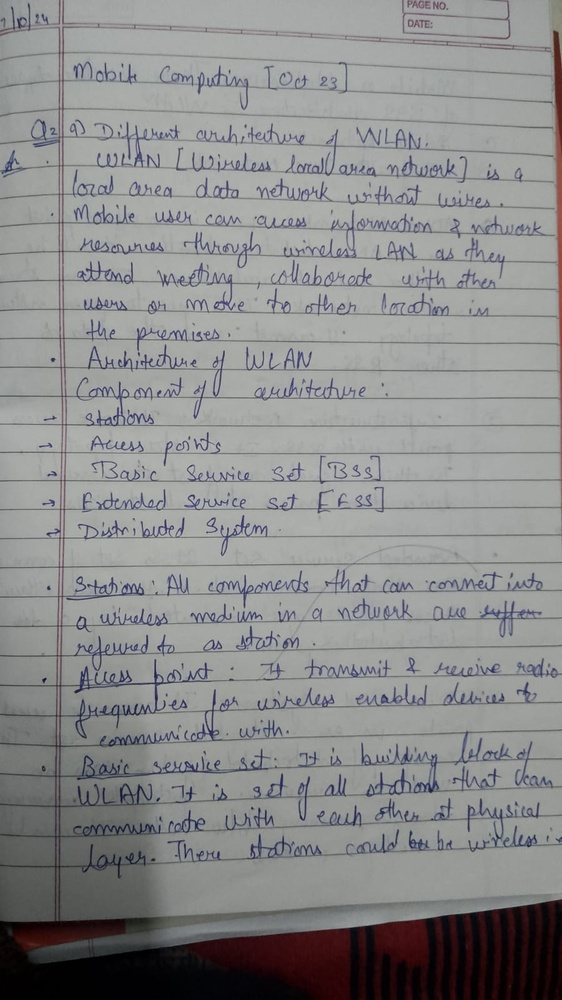
#> input picture cnn_images/WhatsApp_Image_2025-02-06_at_00.19.21_9baa684f.jpg, 562 x 1000 px, shrunk from 900 x 1600 before the run
$ python -i utils.py   (imports and definitions only)
#> lines starting #> are read from the running program, lines starting #| are printed output that depends on the picture; after the words box and inside, x2 and y2 are one past the last pixel; in counts of white or black regions, pixels touching at a corner belong together
#> further down, picture is the input picture: shape (1000, 562, 3); mean B, G, R 140.7, 140.5, 140.1
import numpy as np
import cv2
import pytesseract
from PIL import Image
import os
from django.conf import settings
import logging

# Set up logging
# [1 line not run here, left out]
logger = logging.getLogger(__name__)

# [32 lines left out: function preprocess_image_for_handwriting, not called in this run]

def improve_image_for_ocr(image):
    """
    Apply multiple image processing techniques to enhance handwritten text recognition
    """
    try:
        # Make a copy
        img = image.copy()

        # Convert to grayscale if needed
        if len(img.shape) == 3:
            gray = cv2.cvtColor(img, cv2.COLOR_BGR2GRAY)
        else:
            gray = img

        # Apply a range of processing techniques
        techniques = []

        # Technique 1: Basic thresholding
        _, thresh1 = cv2.threshold(gray, 127, 255, cv2.THRESH_BINARY)
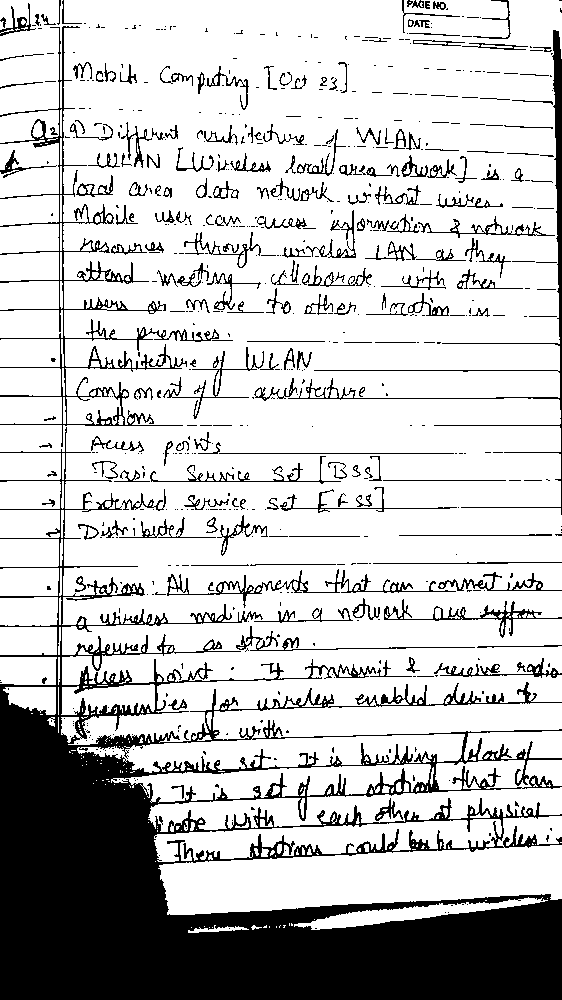
#> thresh1: shape (1000, 562); 76.8% white; 650 black regions (442 under 20 px), largest, box (x1, y1, x2, y2) and area: (0, 427, 562, 1000) 96061, (0, 26, 219, 447) 5415, (288, 30, 562, 515) 3157
        techniques.append(("binary_threshold", thresh1))

        # Technique 2: Otsu's thresholding
        _, thresh2 = cv2.threshold(gray, 0, 255, cv2.THRESH_BINARY + cv2.THRESH_OTSU)
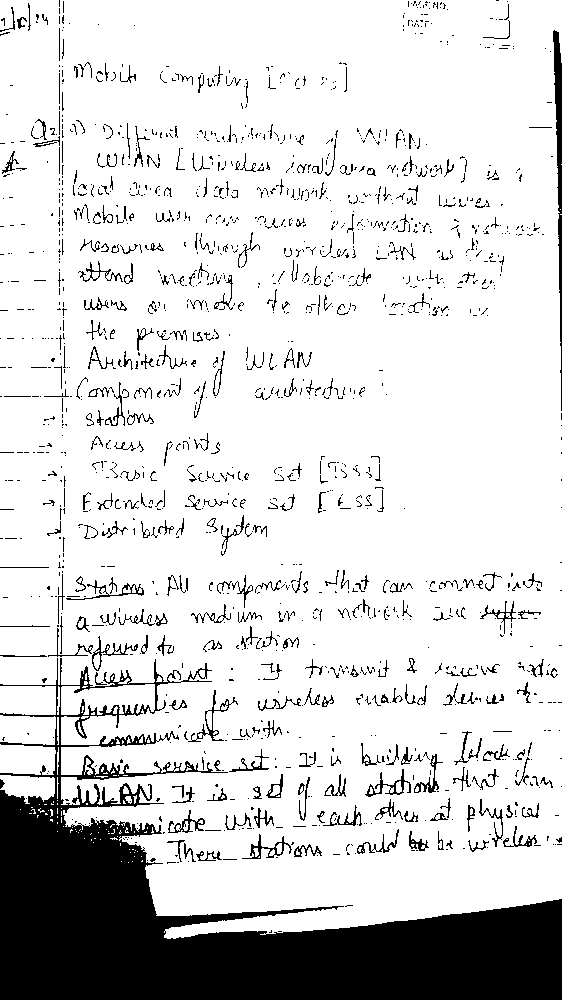
#> thresh2: shape (1000, 562); 84.1% white; 1534 black regions (1225 under 20 px), largest, box (x1, y1, x2, y2) and area: (0, 658, 562, 1000) 65059, (553, 30, 562, 411) 1451, (188, 690, 238, 742) 313
        techniques.append(("otsu_threshold", thresh2))

        # Technique 3: Adaptive thresholding
        thresh3 = cv2.adaptiveThreshold(gray, 255, cv2.ADAPTIVE_THRESH_GAUSSIAN_C,
                                      cv2.THRESH_BINARY, 11, 2)
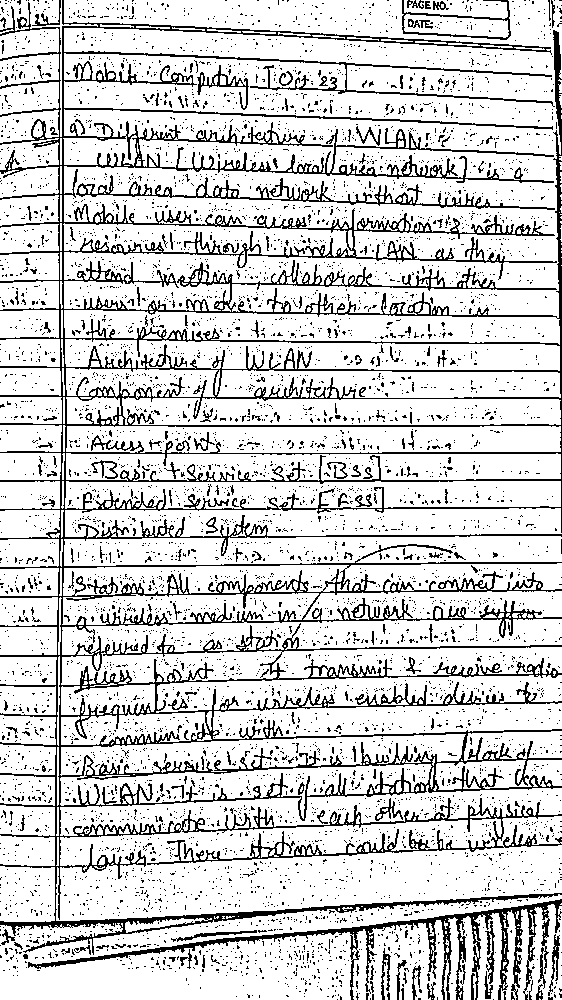
#> thresh3: shape (1000, 562); 82.3% white; black in thin lines or dots
        techniques.append(("adaptive_threshold", thresh3))

        # Technique 4: CLAHE + Otsu
        clahe = cv2.createCLAHE(clipLimit=2.0, tileGridSize=(8, 8))
        enhanced = clahe.apply(gray)
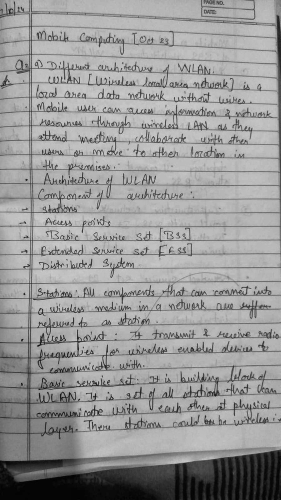
#> enhanced: shape (1000, 562) (shown at 1/2 size); min 1, max 217, mean 153
        _, thresh4 = cv2.threshold(enhanced, 0, 255, cv2.THRESH_BINARY + cv2.THRESH_OTSU)
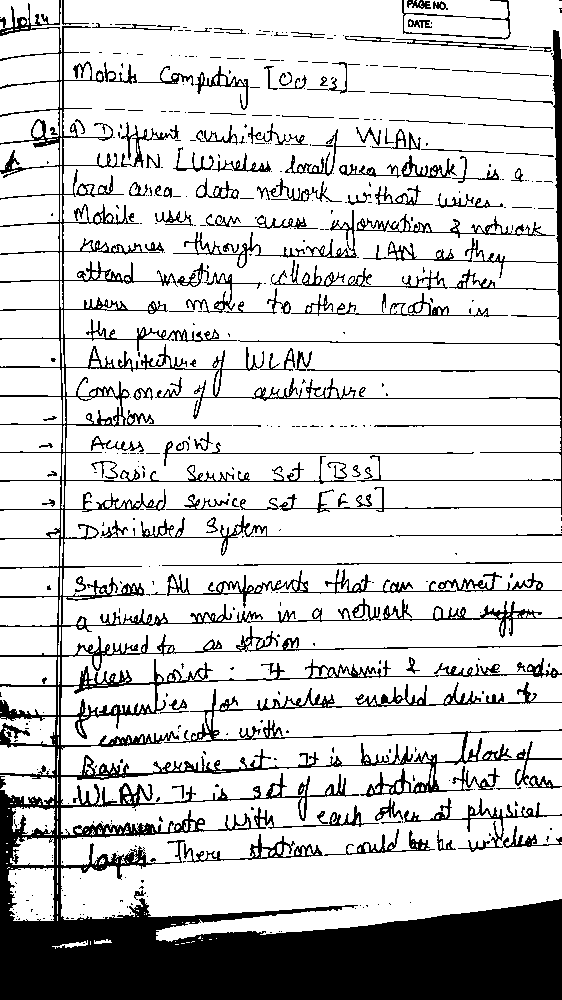
#> thresh4: shape (1000, 562); 80.3% white; 496 black regions (358 under 20 px), largest, box (x1, y1, x2, y2) and area: (0, 0, 562, 1000) 83348, (167, 569, 456, 608) 1383, (404, 798, 562, 852) 1005
        techniques.append(("clahe_otsu", thresh4))

        # Technique 5: Bilateral filtering + thresholding
        bilateral = cv2.bilateralFilter(gray, 9, 75, 75)
        _, thresh5 = cv2.threshold(bilateral, 0, 255, cv2.THRESH_BINARY + cv2.THRESH_OTSU)
#> thresh5: shape (1000, 562); 90.1% white; 66 black regions (50 under 20 px), largest, box (x1, y1, x2, y2) and area: (0, 785, 562, 1000) 53335, (554, 32, 562, 150) 661, (77, 765, 119, 780) 258
        techniques.append(("bilateral_otsu", thresh5))

        # Technique 6: Dilation + erosion (morphological operations)
        kernel = np.ones((2, 2), np.uint8)
        dilated = cv2.dilate(thresh2, kernel, iterations=1)
#> dilated: shape (1000, 562); 88.3% white; 1282 black regions (1251 under 20 px), largest, box (x1, y1, x2, y2) and area: (0, 708, 562, 1000) 60072, (554, 32, 562, 214) 818, (559, 216, 562, 342) 217
        eroded = cv2.erode(dilated, kernel, iterations=1)
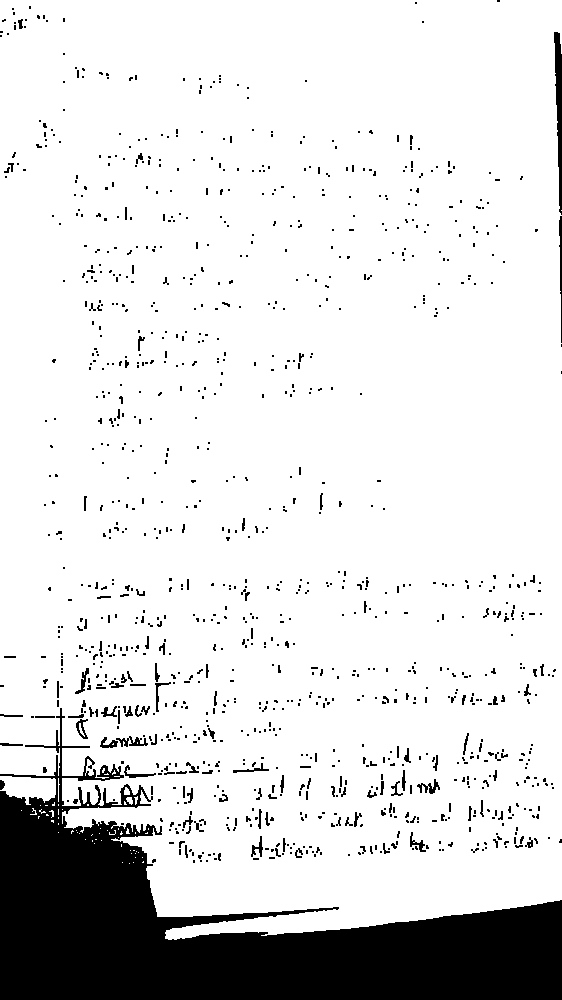
#> eroded: shape (1000, 562); 86.8% white; 1109 black regions (982 under 20 px), largest, box (x1, y1, x2, y2) and area: (0, 708, 562, 1000) 61852, (554, 32, 562, 215) 868, (559, 216, 562, 343) 222
        techniques.append(("morph_operations", eroded))

        return techniques
    except Exception as e:
        logger.error(f"Error in improve_image_for_ocr: {str(e)}")
        raise

# [89 lines left out: functions process_with_multiple_psm, extract_text_handwriting, not called in this run]

>>> import cv2
>>> picture = cv2.imread('../cnn_images/WhatsApp_Image_2025-02-06_at_00.19.21_9baa684f.jpg')
>>> result = improve_image_for_ocr(picture)
#> result = 6 items

$ run again, on cnn_images/WhatsApp_Image_2025-06-12_at_18.13.49_bd5db386.jpg
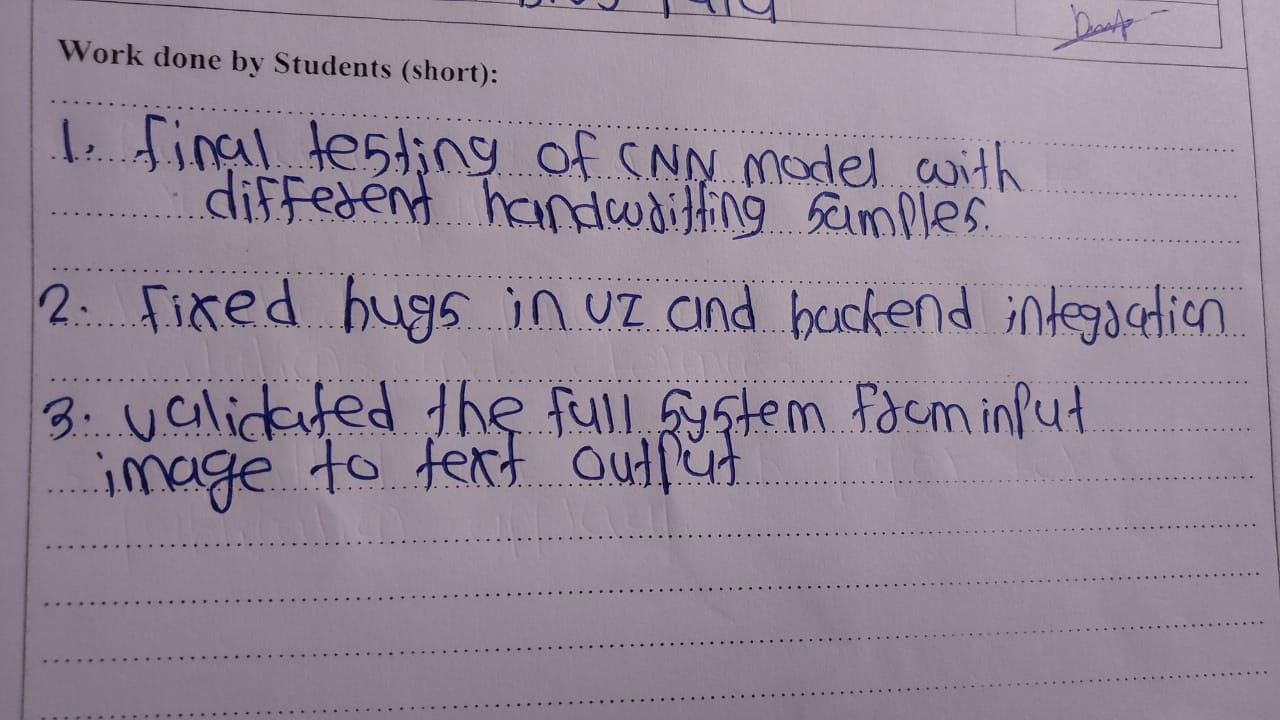
#> input picture cnn_images/WhatsApp_Image_2025-06-12_at_18.13.49_bd5db386.jpg, 1280 x 720 px
#> picture is the input picture: shape (720, 1280, 3); mean B, G, R 151.1, 135.9, 148
#> in improve_image_for_ocr, `_, thresh1 = cv2.threshold(gray, 127, 255, cv2.THRESH_BINARY)`:
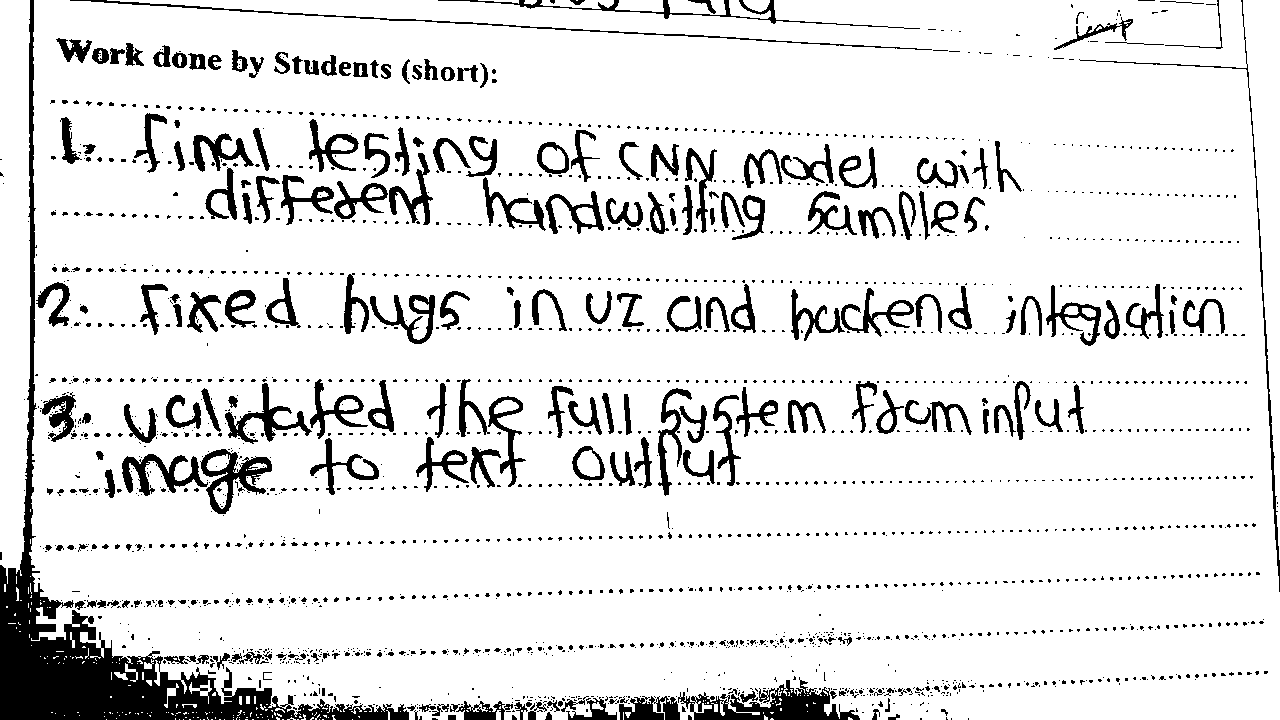
#> thresh1: shape (720, 1280); 88.8% white; 2145 black regions (1904 under 20 px), largest, box (x1, y1, x2, y2) and area: (0, 0, 409, 720) 23164, (678, 677, 860, 720) 3309, (200, 449, 272, 514) 1663
#> thresh2: shape (720, 1280); 93.9% white; 1517 black regions (1345 under 20 px), largest, box (x1, y1, x2, y2) and area: (202, 449, 272, 514) 1261, (123, 454, 206, 495) 1138, (370, 295, 435, 344) 901
#> thresh3: shape (720, 1280); 86.8% white; black in thin lines or dots
#> thresh4: shape (720, 1280); 92.8% white; 1534 black regions (1364 under 20 px), largest, box (x1, y1, x2, y2) and area: (19, 0, 35, 720) 2251, (201, 449, 272, 514) 1364, (74, 0, 914, 49) 1254
#> thresh5: shape (720, 1280); 94.3% white; 397 black regions (237 under 20 px), largest, box (x1, y1, x2, y2) and area: (201, 449, 272, 514) 1628, (334, 153, 432, 225) 1562, (122, 454, 206, 496) 1383
#> dilated: shape (720, 1280); 96.3% white; 1188 black regions (1017 under 20 px), largest, box (x1, y1, x2, y2) and area: (203, 450, 272, 514) 918, (124, 455, 206, 495) 858, (239, 384, 311, 442) 652
#> in improve_image_for_ocr, `eroded = cv2.erode(dilated, kernel, iterations=1)`:
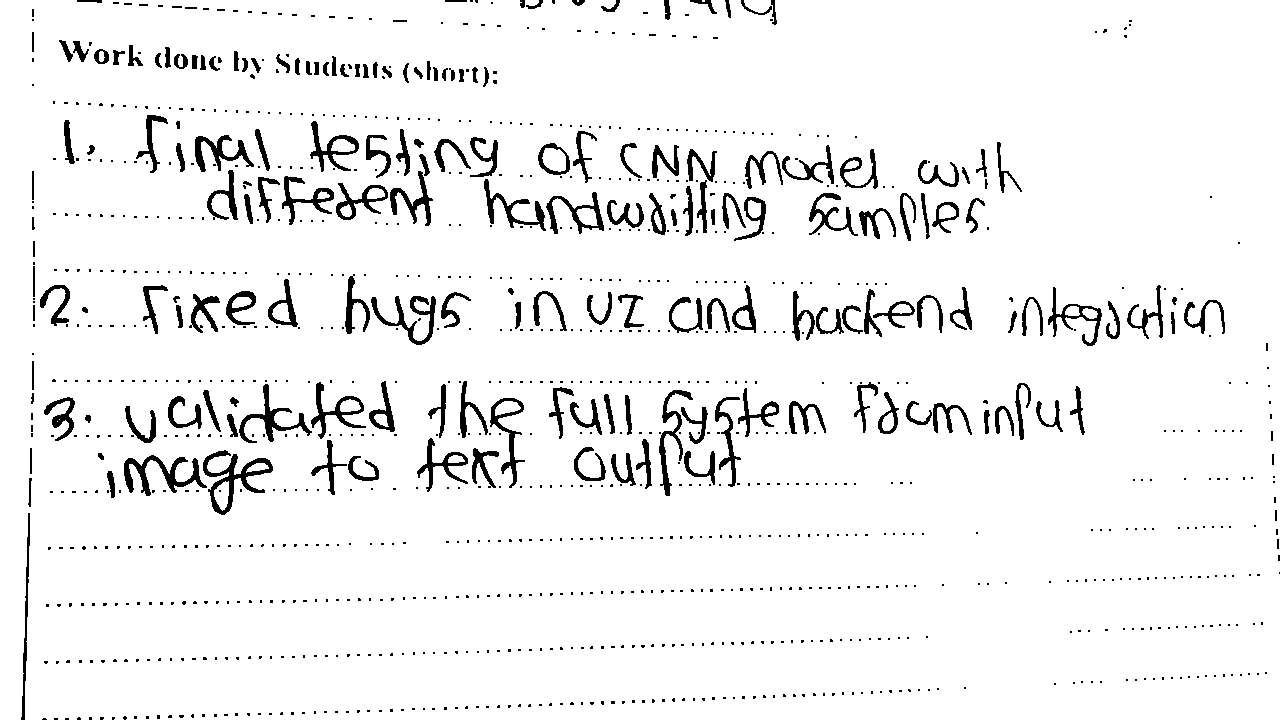
#> eroded: shape (720, 1280); 94.3% white; 1161 black regions (970 under 20 px), largest, box (x1, y1, x2, y2) and area: (203, 450, 273, 515) 1260, (124, 455, 207, 496) 1135, (371, 296, 436, 345) 884
#> result = 6 items
